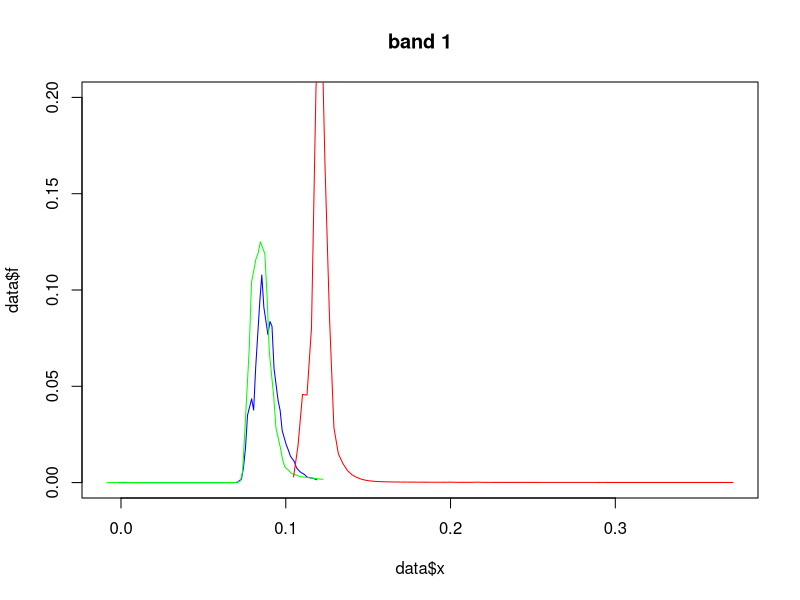
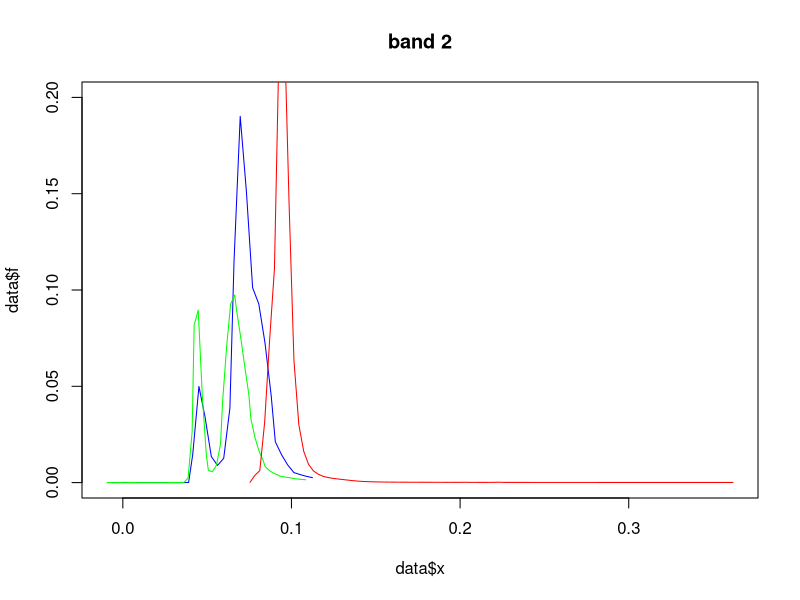
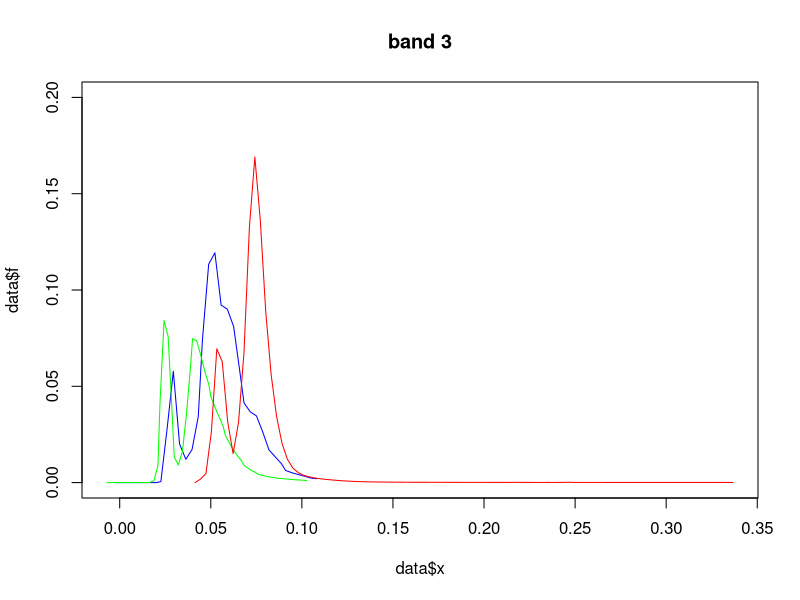
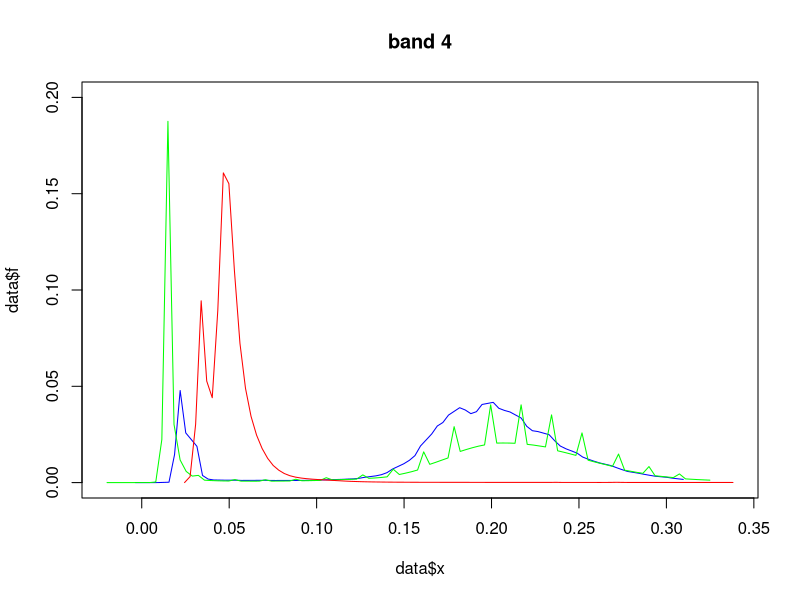
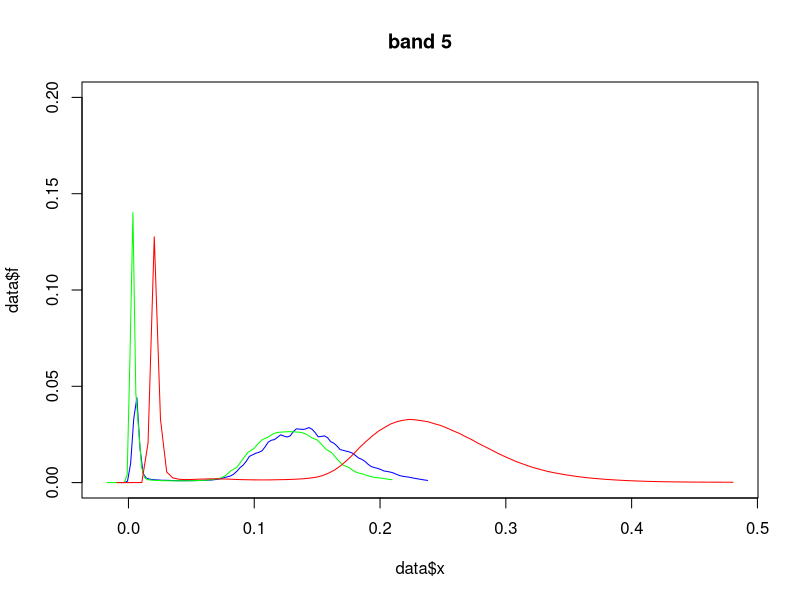
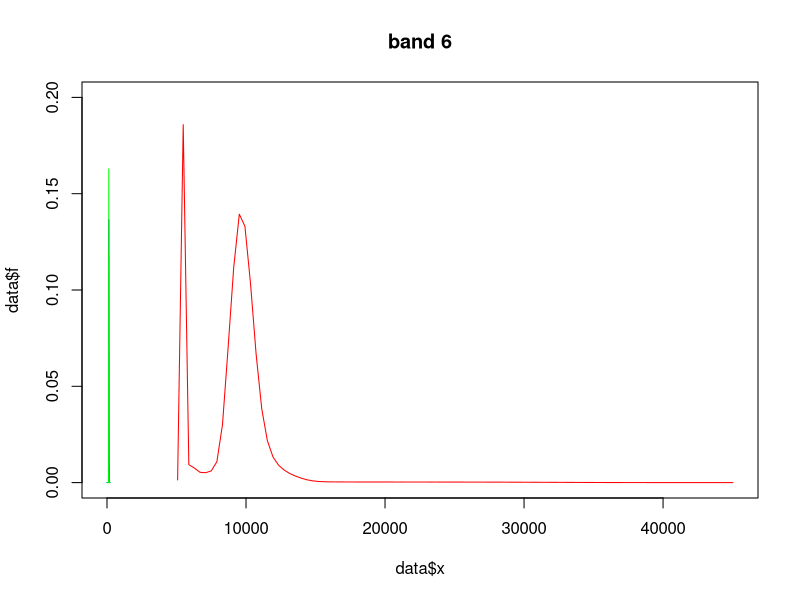
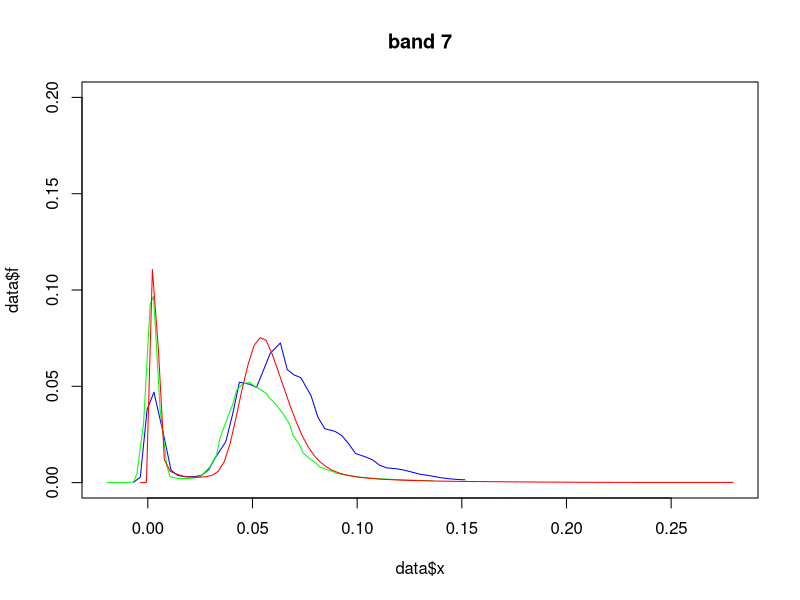

The R source for these figures, in order:
l5 <- read.csv("histdata/LT05_L1TP_188013_19850709_20200918_02_T1_hist.csv")
l7 <- read.csv("histdata/LE07_L1TP_186013_20000728_20201008_02_T1_hist.csv")
l8 <- read.csv("histdata/LC08_L1TP_187013_20210705_20210713_02_T1_hist.csv")

colnames(l5) <- c("band", "pos", "x", "f")
colnames(l7) <- c("band", "pos", "x", "f")
colnames(l8) <- c("band", "pos", "x", "f")

xx <- rbind(cbind(sat = "L5", l5), cbind(sat = "L7", l7), cbind(sat = "L8", l8))

lapply(split(xx, xx$band), function(x) {
  quartz() # dev.new()
  band <- unique(x$band)
  xlim <- range(x$x)
  for (sat in c("L5", "L7", "L8")) {
    data <- x[x$sat == sat, , drop = FALSE]
    data$f <- data$f / sum(data$f)
    if (sat == "L5") {
      plot(data$x, data$f, type = "l", xlim = xlim, ylim = c(0, 0.2), col = "blue", main = paste("band", band))
    } else if (sat == "L7") {
      lines(data$x, data$f, col = "green")
    } else {
      lines(data$x, data$f, col = "red")
    }
  }
})


# B1: {0.085, 0.85}
